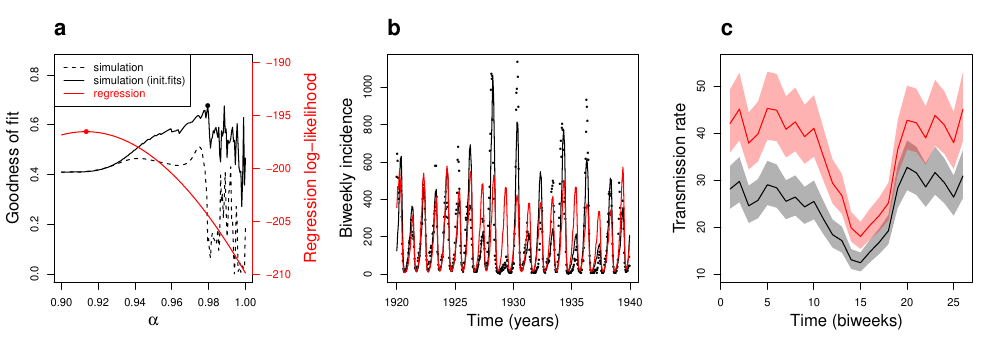

Recreate this plot in R.
library(dplyr)

load("tsir_factorial.rda")

rr <- read.csv("../measles/measlesUKUS.csv")

boston <- rr %>%
	filter(loc=="BOSTON") %>%
	filter(year >= 1920, year < 1940) %>%
	rename(
		time=decimalYear,
		cases=cases,
		pop=pop,
		births=rec
	)

resdf <- reslist %>%
	bind_rows

bestgof <- which.min(resdf$ss2)
bestreg <- which.max(resdf$logLik)

pdf("tsir_factorial_fig.pdf", width=10, height=3.5)

par(mfrow=c(1, 3))

par(mar=c(5, 4, 4, 6) + 0.1)
plot(resdf$alpha, resdf$gof, type="l", ylim=c(0,0.85),
	 xlab="", ylab="", lty=2)
mtext("Goodness of fit",side=2,col="black",line=2.5)
mtext(expression(alpha),side=1,col="black",line=2.5)
lines(resdf$alpha, resdf$gof2, lty=1)
points(resdf$alpha[bestgof], resdf$gof2[bestgof], pch=16)
box()

par(new=TRUE)

plot(resdf$alpha, resdf$logLik, col="red", type="l", xlab="", ylab="", axes=FALSE, ylim=c(-210, -190))
mtext("Regression log-likelihood",side=4,col="red",line=4)
axis(4, col="red",col.axis="red",las=1)

points(resdf$alpha[bestreg], resdf$logLik[bestreg], pch=16, col=2)
legend(
	"topleft",
	legend=c("simulation", "simulation (init.fits)", "regression"),
	text.col=c("black", "black", "red"),
	lty=c(2, 1, 1),
	col=c(1, 1, 2)
)

title("a", adj=0, cex.main=2)

par(mar=c(5, 4, 4, 2) + 0.1)

plot(boston$time, fitlist[[bestgof]]$res$cases, 
	 xlab="", ylab="", pch=16, cex=0.5)
mtext("Biweekly incidence",side=2,col="black",line=2.5)
mtext("Time (years)",side=1,col="black",line=2.5)
lines(boston$time, fitlist2[[bestgof]]$res$V1)
lines(boston$time, fitlist2[[bestreg]]$res$V1, col=2)

title("b", adj=0, cex.main=2)


par(mar=c(5, 4, 4, 2) + 0.1)

plot(fitlist2[[bestgof]]$contact$beta * mean(boston$pop), type="l", ylim=c(10, 55),
	 xlab="",
	 ylab="")
mtext("Transmission rate",side=2,col="black",line=2.5)
mtext("Time (biweeks)",side=1,col="black",line=2.5)
polygon(c(1:26, 26:1), c(fitlist2[[bestgof]]$contact$betalow, rev(fitlist2[[bestgof]]$contact$betahigh)) * mean(boston$pop),
		col=rgb(0,0,0,0.3),
		border=NA)
lines(fitlist2[[bestreg]]$contact$beta * mean(boston$pop), col=2)
polygon(c(1:26, 26:1), c(fitlist2[[bestreg]]$contact$betalow, rev(fitlist2[[bestreg]]$contact$betahigh)) * mean(boston$pop),
		col=rgb(1,0,0,0.3),
		border=NA)

title("c", adj=0, cex.main=2)

dev.off()
